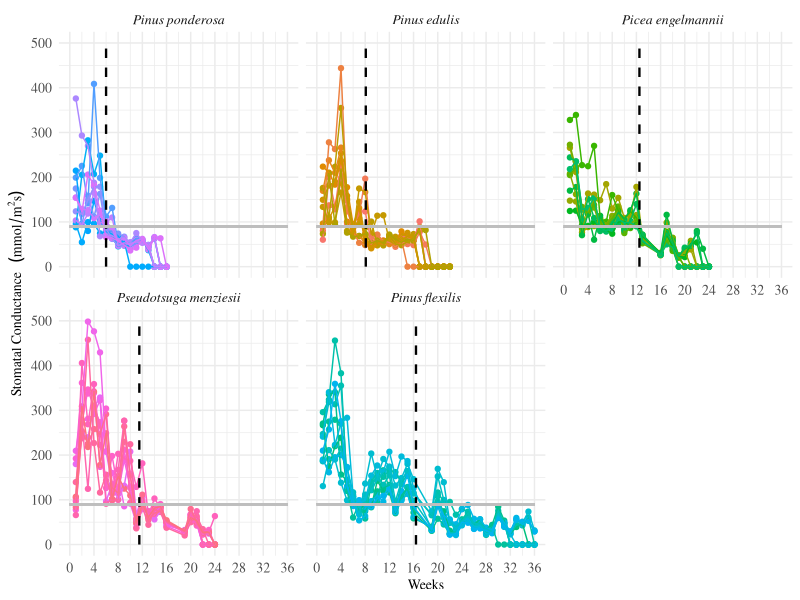

Write R code to recreate this figure.
#Data viz - porometer
#Alexandra Lalor
#allielalor@arizona.edu
#allielalor@gmail.com
#First created: 2022-12-10
#Last updated: 2022-12-10

#load packages
library(tidyverse)
library(RColorBrewer)

#read csvs
Phase1_Data_All <- read_csv("data_analysis/Phase1_Data_All.csv")
#Phase1_Data_Porometer  <- read_csv("data_analysis/Phase1_Data_Porometer.csv")
#Phase1_Data_Porometer_Avg  <- read_csv("data_analysis/Phase1_Data_Porometer_Avg.csv")

Phase1_Data_All_p <- Phase1_Data_All %>%
  mutate(Legend = ScientificName)
Phase1_Data_All_p$Legend <- as.factor(Phase1_Data_All_p$Legend)
Phase1_Data_All_p <-
  transform(Phase1_Data_All_p, Legend = factor(Legend, levels = c("Pinus ponderosa", "Pinus edulis", "Picea engelmannii", "Pseudotsuga menziesii", "Pinus flexilis")))
levels(Phase1_Data_All_p$Legend)

#filter data
Phase1_Data_All_p <- Phase1_Data_All_p %>% 
  filter(Treatment_temp == "Ambient", Treatment_water == "Drought",
         !is.na(Porometer_Est))

#make label for permanent stomatal closure segment
Phase1_Data_All_p %>% 
  group_by(Legend) %>% 
  summarize(Stress_Week_Avg = mean(Stress_Week_Avg_Porometer))

label <- data.frame(x = c(6.0, 8.1, 12.5, 11.5, 16.4),
                    Legend = factor(c("Pinus ponderosa","Pinus edulis", "Picea engelmannii", "Pseudotsuga menziesii", "Pinus flexilis"), 
                                    levels = c("Pinus ponderosa", "Pinus edulis", "Picea engelmannii", "Pseudotsuga menziesii", "Pinus flexilis")))

#define custom color scale
myColorsPaired <- c("#6A3D9A", "#CAB2D6", "#FF7F00", "#FDBF6F",  "#33A02C", "#B2DF8A", "#E31A1C", "#FB9A99", "#1F78B4", "#A6CEE3")
myColorsDark <- c("#6A3D9A", "#FF7F00", "#33A02C", "#E31A1C", "#1F78B4")
myColorsLight <- c("#CAB2D6", "#FDBF6F", "#B2DF8A", "#FB9A99", "#A6CEE3")
names(myColorsPaired) <- levels(Phase1_Data_All_p$Legend)
names(myColorsDark) <- levels(Phase1_Data_All_p$Legend)
names(myColorsLight) <- levels(Phase1_Data_All_p$Legend)

custom_colors <- scale_colour_manual(values = myColorsLight)
custom_colors_fill <- scale_fill_manual(values = myColorsDark)

#Graph
Phase1_Data_All_p %>% 
  ggplot(aes(x
             = Week,
             y = Porometer_Est,
             color = SpeciesID)) +
  geom_point() +
  geom_line() +
  geom_segment(data = label,
               aes(x = x, xend = x,
                   y = 0, yend = 500),
               color = "black",
               linetype = "dashed",
               size = 0.8) +
  geom_segment(aes(x = 0, xend = 36,
                   y = 90, yend = 90),
               color = "grey",
               linetype = "solid",
               size = 0.8) +
  ylim(0, 500) +
  scale_x_continuous(breaks = seq(0 , 36, by = 4)) +
  facet_wrap(~Legend) +
  xlab("Weeks") +
  ylab(bquote("Stomatal Conductance  "~(mmol/m^2*s))) +
  #labs(caption = "\nFIGURE 4 | Stomatal Conductance of Juveniles under Droughted and Ambient Treatments.\nThe black dotted line shows the average time of permanent stomatal closure (n = 10 per species), when \nmeasurements were consistently at or below a minimum value of 90 mmol m-2s-1 (solid gray horizonal line).") +
  #custom_colors +
  theme_minimal() +
  theme(legend.position="none",
        text = element_text(family = "serif", size = 10),
        #axis.title.y = element_markdown(),
        axis.text = element_text(size = 10),
        legend.text = element_text(size = 10),
        strip.text.x = element_text(size = 10, face = "italic"),
        plot.caption = element_text(hjust = 0,
                                    family = "serif",
                                    size = 10))



